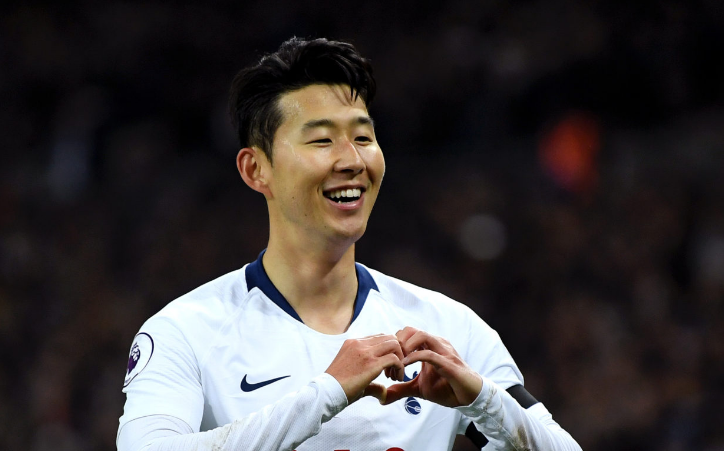
#> input picture images/son2.png, 724 x 451 px
$ python cv25_back_projection2.py   (older library calls are emulated)
#> lines starting #> are read from the running program, lines starting #| are printed output that depends on the picture; after the words box and inside, x2 and y2 are one past the last pixel; in counts of white or black regions, pixels touching at a corner belong together
import sys, cv2, numpy as np

############## 히스토그램 그리는 함수 ##############
def getHistDraw(hist):
    imgHist = np.full((100,256), 255, dtype=np.uint8)
    print(hist.shape)
    print(np.max(hist))
    histMax = np.max(hist)
    for x in range(256):
        pt1 = (x, 100)
        pt2 = (x, 100 - int(hist[x,0] * 100 / histMax))
        cv2.line(imgHist, pt1, pt2, 0)
    return imgHist
###################################################

# CrCb의 살색 히스토그램을 얻어오기

reference_img = cv2.imread('./images/son2.png')
#> reference_img is the input picture: shape (451, 724, 3); mean B, G, R 58.6, 58.6, 63.2
mask = cv2.imread('./images/son2_mask.bmp', cv2.IMREAD_GRAYSCALE)
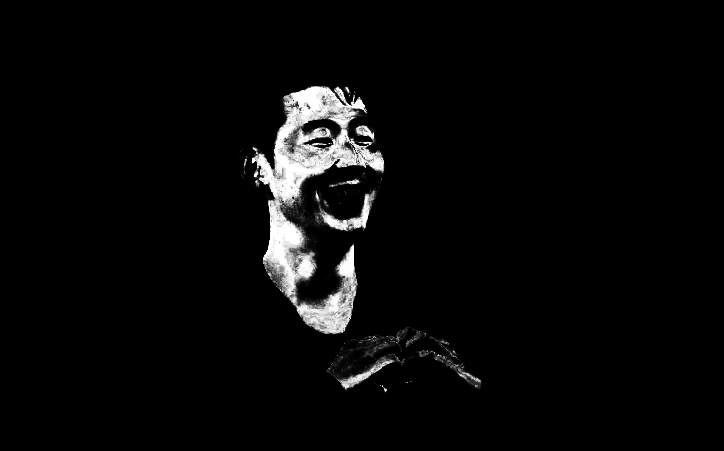
#> input picture images/son2_mask.bmp, 724 x 451 px
#> mask is the input picture: shape (451, 724); min 0, max 255, mean 9.1

ref_ycrcb = cv2.cvtColor(reference_img, cv2.COLOR_BGR2YCrCb)
#> ref_ycrcb: shape (451, 724, 3); mean of channels 0, 1, 2 60, 130.3, 127.2

######## 채널별 분리 ########
ycrcb_channels = cv2.split(ref_ycrcb)
############################

channels = [1,2] # cr,cb채널
ranges = [0, 256, 0, 256]
# cr,cb채널의 히스토그램 => 2차원 히스토그램
hist = cv2.calcHist([ref_ycrcb], channels, mask, [128,128], ranges)
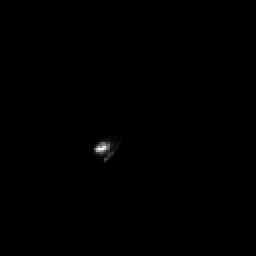
#> hist: shape (128, 128) float32 (shown 2 times larger); min 0, max 827, mean 1.3; drawn with min black and max white
# -> 가로축, 세로축이 cr, cb로 되어있고
# cr, cb 히스토그램이 중앙에 분포되어있는 것처럼 2차원 히스토그램도 중앙쪽에 위치하고 있다.

###### cr, cb 채널 각각 히스토그램 구하기 => 1차원 히스토그램 ######
hist_cr = cv2.calcHist([ycrcb_channels[1]], [0], None, [256], [0, 256])
#> hist_cr = 256 values, max 69798 at index 129, min 0 at index 0, mean 1275.5
cr_hist_chart = getHistDraw(hist_cr)
#| (256, 1)
#| 69798.0
#> in getHistDraw, `histMax = np.max(hist)`: histMax = 69798
#> the loop in getHistDraw, `for x in range(256):` made 256 passes
#> pt2 on passes 1 to 3: (0, 100), (1, 100), (2, 100)
#> after the loop in getHistDraw, `for x in range(256):`:
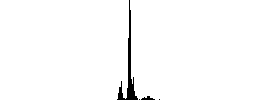
#> imgHist: shape (100, 256); 98.3% white; 4 black regions (2 under 20 px), largest, box (x1, y1, x2, y2) and area: (117, 0, 138, 100) 410, (141, 96, 155, 100) 32
hist_cb = cv2.calcHist([ycrcb_channels[2]], [0], None, [256], [0, 256])
#> hist_cb = 256 values, max 93391 at index 129, min 0 at index 0, mean 1275.5
cb_hist_chart = getHistDraw(hist_cb)
#| (256, 1)
#| 93391.0
#> in getHistDraw (call 2), `histMax = np.max(hist)`: histMax = 93391
#> the loop in getHistDraw (call 2), `for x in range(256):` made 256 passes
#> after the loop in getHistDraw (call 2), `for x in range(256):`:
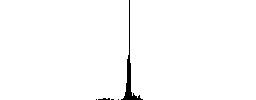
#> imgHist: shape (100, 256); 98.7% white; 5 black regions (4 under 20 px), largest, box (x1, y1, x2, y2) and area: (121, 0, 143, 100) 303
################################################################

hist_norm = cv2.normalize(hist, None, 0, 255, cv2.NORM_MINMAX, cv2.CV_8U) # 손흥민꺼 히스토그램

## 기성용 이미지에 적용하기
src = cv2.imread('./images/ki.png')
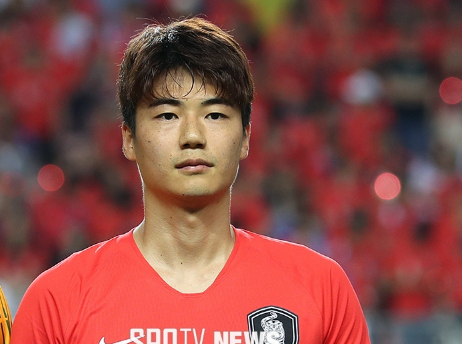
#> input picture images/ki.png, 462 x 344 px
#> src is the input picture: shape (344, 462, 3); mean B, G, R 69.3, 74.3, 136.7
src_ycrcb = cv2.cvtColor(src, cv2.COLOR_BGR2YCrCb)
#> src_ycrcb: shape (344, 462, 3); mean of channels 0, 1, 2 92.4, 159.6, 115

backproj = cv2.calcBackProject([src_ycrcb],channels, hist, ranges, 1) # 손흥민꺼 적용해서 역투영
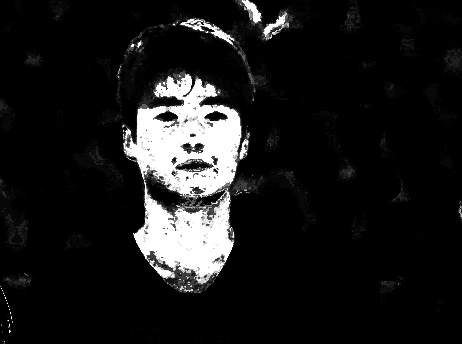
#> backproj: shape (344, 462); min 0, max 255, mean 25.8
# cv2.imwrite('./images/k1_mask.bmp', backproj)

cv2.imshow('src',src)
cv2.imshow('hist_norm', hist_norm)
cv2.imshow('backproj',backproj)

###### cr, cb 히스토그램 출력 #######
cv2.imshow('cr_hist_chart',cr_hist_chart)
cv2.imshow('cb_hist_chart',cb_hist_chart)
####################################

# 손흥민이나 기성용이나 축구선수고 비슷하게 타고 그래서 완벽히 얼굴부분이 잡힌거같은데
# 아이유 사진으로 해보니까 희미하게 잡힘. 아예 피부 히스토그램이 다르다는 소리

cv2.waitKey()
cv2.destroyAllWindows()
